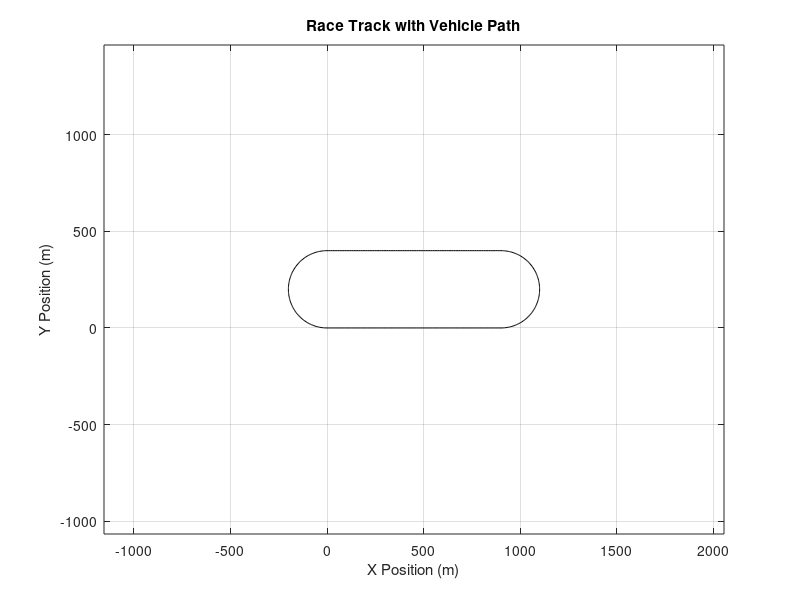

Here is the MATLAB script that generated this plot:
% Define parameters
radius_curved = 200; % Radius of curved sections
length_straight = 900; % Length of straight sections
track_width = 15;

% Define points for the track

% First straight
theta1 = linspace(0, 0, 100); 
x1 = linspace(0, length_straight, 100);
y1 = linspace(0, 0, 100);

% First curve
theta2 = linspace(3*pi/2, pi/2, 100); 
x2 = radius_curved * -cos(theta2) + length_straight; 
y2 = radius_curved * sin(theta2) + radius_curved;

% Second straight
theta3 = linspace(pi, pi, 100);
x3 = linspace(length_straight, 0, 100);
y3 = linspace(2*radius_curved, 2*radius_curved, 100);

% Second curve
theta4 = linspace(pi/2, 3*pi/2, 100);
x4 = radius_curved * cos(theta4);
y4 = radius_curved * sin(theta4) + radius_curved;

% Concatenate the coordinates for a continuous line
x_track = [x1, x2, x3, x4];
y_track = [y1, y2, y3, y4];

% Plot the race track
figure;
plot(x_track, y_track, 'k');
hold on;

% Define parameters for the patch
patch_width = 2; % Width of the patch
patch_length = 4; % Length of the patch
initial_position = [0, 0]; % Initial position of the patch

% Plot the initial position of the patch
patch_vertices = [
    initial_position(1) - (1/2 * patch_width), initial_position(2);
    initial_position(1) + (1/2 * patch_width), initial_position(2);
    initial_position(1) + (1/2 * patch_width), initial_position(2) + patch_length;
    initial_position(1) - (1/2 * patch_width), initial_position(2) + patch_length
];

patch_handle = patch(patch_vertices(:, 1), patch_vertices(:, 2), 'r');

% Loop through the waypoints and update the patch position
for i = 1:length(x_track) - 1 % Fix: iterate up to length(x_track) - 1
    % Update patch position
    x_patch = (x_track(i) + x_track(i+1))/2;
    y_patch = (y_track(i) + y_track(i+1))/2;

    % Update patch rotation based on the tangent angle
    rotation_angle = atan2(y_track(i+1) - y_track(i), x_track(i+1) - x_track(i));
    rotate(patch_handle, [x_patch, y_patch, 0], rad2deg(rotation_angle));

    % Update patch vertices
    patch_vertices = [
        x_patch - (1/2 * patch_width), y_patch - (1/2 * patch_length);
        x_patch + (1/2 * patch_width), y_patch - (1/2 * patch_length);
        x_patch + (1/2 * patch_width), y_patch + (1/2 * patch_length);
        x_patch - (1/2 * patch_width), y_patch + (1/2 * patch_length)
    ];

    % Update patch position in the plot
    set(patch_handle, 'XData', patch_vertices(:, 1), 'YData', patch_vertices(:, 2));

    pause(0.1); % Adjust pause time as needed
end

hold off;

axis equal;
xlabel('X Position (m)');
ylabel('Y Position (m)');
title('Race Track with Vehicle Path');
grid on;